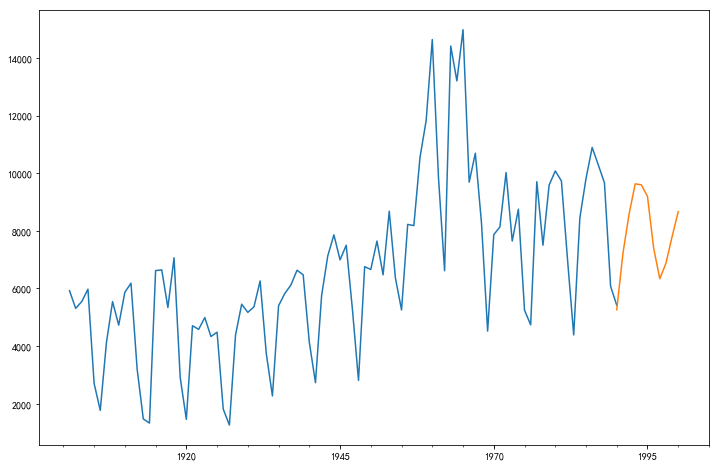

Python code for this plot:
# -*- coding: utf-8 -*-
"""
Created on Mon Apr  1 10:18:13 2019

@author: claireliu
"""

# coding:utf-8
# 用 ARMA 进行时间序列预测
import pandas as pd
import matplotlib.pyplot as plt
import statsmodels.api as sm
from statsmodels.tsa.arima_model import ARMA
from statsmodels.graphics.api import qqplot
# 创建数据
data = [5922, 5308, 5546, 5975, 2704, 1767, 4111, 5542, 4726, 5866, 6183, 3199, 1471, 1325, 6618, 6644, 5337, 7064, 2912, 1456, 4705, 4579, 4990, 4331, 4481, 1813, 1258, 4383, 5451, 5169, 5362, 6259, 3743, 2268, 5397, 5821, 6115, 6631, 6474, 4134, 2728, 5753, 7130, 7860, 6991, 7499, 5301, 2808, 6755, 6658, 7644, 6472, 8680, 6366, 5252, 8223, 8181, 10548, 11823, 14640, 9873, 6613, 14415, 13204, 14982, 9690, 10693, 8276, 4519, 7865, 8137, 10022, 7646, 8749, 5246, 4736, 9705, 7501, 9587, 10078, 9732, 6986, 4385, 8451, 9815, 10894, 10287, 9666, 6072, 5418]
data=pd.Series(data)
data_index = sm.tsa.datetools.dates_from_range('1901','1990')
# 绘制数据图
data.index = pd.Index(data_index)
data.plot(figsize=(12,8))
plt.show()
# 创建 ARMA 模型 # 创建 ARMA 模型
arma = ARMA(data,(7,0)).fit()
print('AIC: %0.4lf' %arma.aic)
# 模型预测
predict_y = arma.predict('1990', '2000')
# 预测结果绘制
fig, ax = plt.subplots(figsize=(12, 8))
ax = data.loc['1901':].plot(ax=ax)
predict_y.plot(ax=ax)
plt.show()
